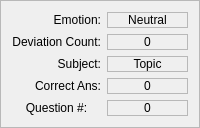
            <widget class="QFrame" name="frame_52">
             <property name="frameShape">
              <enum>QFrame::StyledPanel</enum>
             </property>
             <property name="frameShadow">
              <enum>QFrame::Raised</enum>
             </property>
             <layout class="QGridLayout" name="gridLayout_46">
              <item row="0" column="0">
               <widget class="QLabel" name="label_101">
                <property name="text">
                 <string>Emotion:</string>
                </property>
                <property name="alignment">
                 <set>Qt::AlignRight|Qt::AlignTrailing|Qt::AlignVCenter</set>
                </property>
               </widget>
              </item>
              <item row="1" column="0">
               <widget class="QLabel" name="label_102">
                <property name="text">
                 <string>Deviation Count:</string>
                </property>
                <property name="alignment">
                 <set>Qt::AlignRight|Qt::AlignTrailing|Qt::AlignVCenter</set>
                </property>
               </widget>
              </item>
              <item row="0" column="1">
               <widget class="QLabel" name="run_emotion_label">
                <property name="frameShape">
                 <enum>QFrame::StyledPanel</enum>
                </property>
                <property name="text">
                 <string>Neutral</string>
                </property>
                <property name="alignment">
                 <set>Qt::AlignCenter</set>
                </property>
               </widget>
              </item>
              <item row="1" column="1">
               <widget class="QLabel" name="run_deviation_count">
                <property name="frameShape">
                 <enum>QFrame::StyledPanel</enum>
                </property>
                <property name="text">
                 <string>0</string>
                </property>
                <property name="alignment">
                 <set>Qt::AlignCenter</set>
                </property>
               </widget>
              </item>
              <item row="3" column="0">
               <widget class="QLabel" name="label_107">
                <property name="text">
                 <string>Correct Ans:</string>
                </property>
                <property name="alignment">
                 <set>Qt::AlignRight|Qt::AlignTrailing|Qt::AlignVCenter</set>
                </property>
               </widget>
              </item>
              <item row="3" column="1">
               <widget class="QLabel" name="run_correctness">
                <property name="frameShape">
                 <enum>QFrame::StyledPanel</enum>
                </property>
                <property name="text">
                 <string>0</string>
                </property>
                <property name="alignment">
                 <set>Qt::AlignCenter</set>
                </property>
               </widget>
              </item>
              <item row="2" column="1">
               <widget class="QLabel" name="run_current_topic">
                <property name="maximumSize">
                 <size>
                  <width>107</width>
                  <height>20</height>
                 </size>
                </property>
                <property name="frameShape">
                 <enum>QFrame::StyledPanel</enum>
                </property>
                <property name="text">
                 <string>Topic</string>
                </property>
                <property name="alignment">
                 <set>Qt::AlignCenter</set>
                </property>
               </widget>
              </item>
              <item row="2" column="0">
               <widget class="QLabel" name="label_104">
                <property name="text">
                 <string>Subject:</string>
                </property>
                <property name="alignment">
                 <set>Qt::AlignRight|Qt::AlignTrailing|Qt::AlignVCenter</set>
                </property>
               </widget>
              </item>
              <item row="4" column="0">
               <widget class="QLabel" name="label_111">
                <property name="text">
                 <string>Question #:</string>
                </property>
                <property name="alignment">
                 <set>Qt::AlignCenter</set>
                </property>
               </widget>
              </item>
              <item row="4" column="1">
               <widget class="QLabel" name="run_question_number">
                <property name="frameShape">
                 <enum>QFrame::StyledPanel</enum>
                </property>
                <property name="text">
                 <string>0</string>
                </property>
                <property name="alignment">
                 <set>Qt::AlignCenter</set>
                </property>
               </widget>
              </item>
             </layout>
            </widget>
